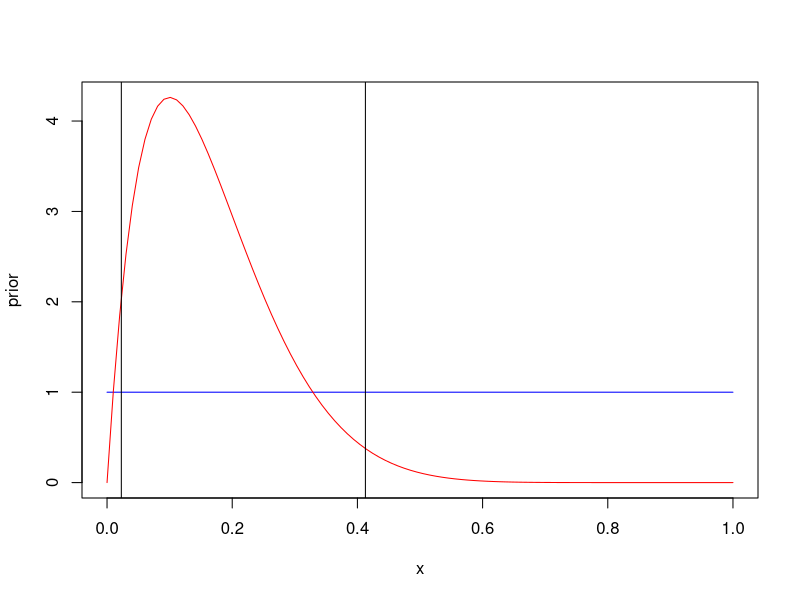
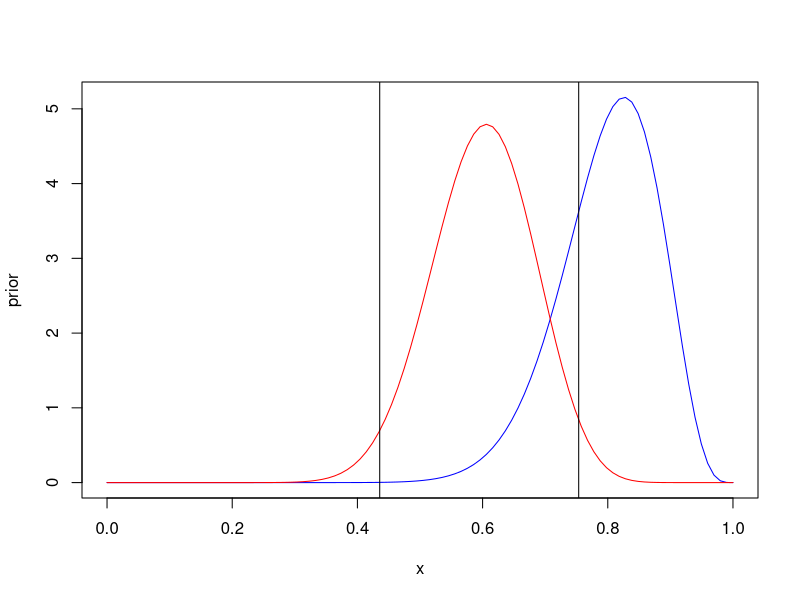
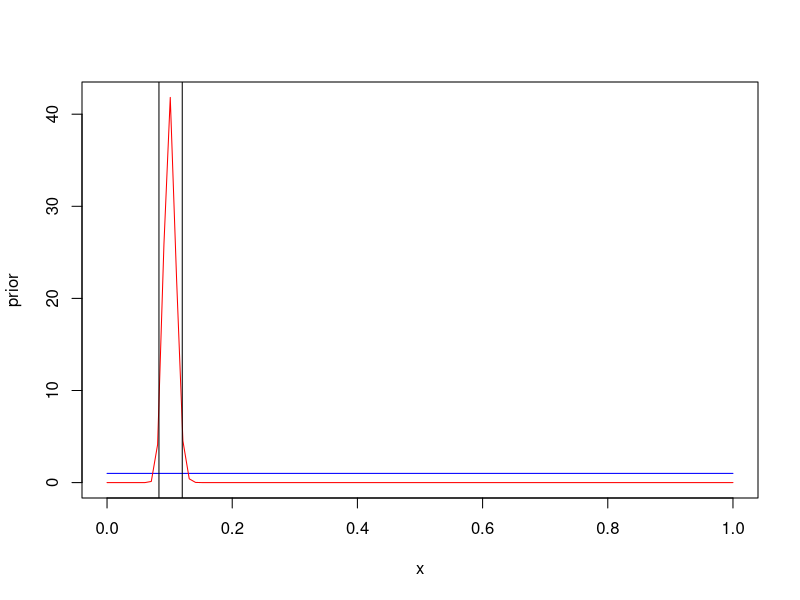
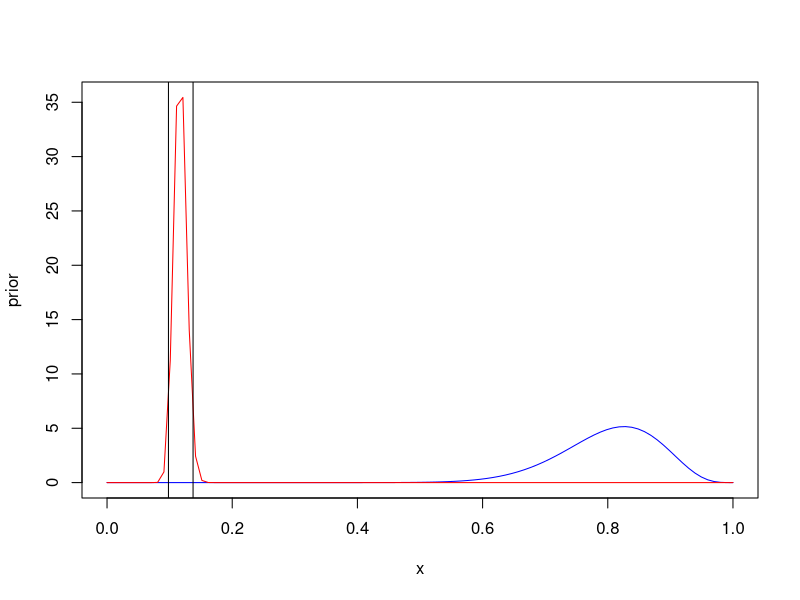

These figures' R source, in order:
## ---- chunk 1
x <- seq(0, 1, length = 100)

prior <- dbeta(x, 1, 1)
post <- dbeta(x, 2, 10)

lower <- qbeta(0.025, 2, 10)
upper <- qbeta(0.975, 2, 10)

plot(x, prior, type = "l", col = "blue", ylim = c(0, max(prior, post)))
lines(x, post, col = "red")
abline(v = lower, col = "black", type = "vertical")
abline(v = upper, col = "black", type = "vertical")
## ---- chunk 2
x <- seq(0, 1, length = 100)

prior <- dbeta(x, 20, 5)
post <- dbeta(x, 21, 14)

lower <- qbeta(0.025, 21, 14)
upper <- qbeta(0.975, 21, 14)

plot(x, prior, type = "l", col = "blue", ylim = c(0, max(prior, post)))
lines(x, post, col = "red")
abline(v = lower, col = "black", type = "vertical")
abline(v = upper, col = "black", type = "vertical")
## ---- chunk 3
x <- seq(0, 1, length = 100)

prior <- dbeta(x, 1, 1)
post <- dbeta(x, 101, 901)

lower <- qbeta(0.025, 101, 901)
upper <- qbeta(0.975, 101, 901)

plot(x, prior, type = "l", col = "blue", ylim = c(0, max(prior, post)))
lines(x, post, col = "red")
abline(v = lower, col = "black", type = "vertical")
abline(v = upper, col = "black", type = "vertical")
## ---- chunk 4
x <- seq(0, 1, length = 100)

prior <- dbeta(x, 20, 5)
post <- dbeta(x, 120, 905)

lower <- qbeta(0.025, 120, 905)
upper <- qbeta(0.975, 120, 905)

plot(x, prior, type = "l", col = "blue", ylim = c(0, max(prior, post)))
lines(x, post, col = "red")
abline(v = lower, col = "black", type = "vertical")
abline(v = upper, col = "black", type = "vertical")
